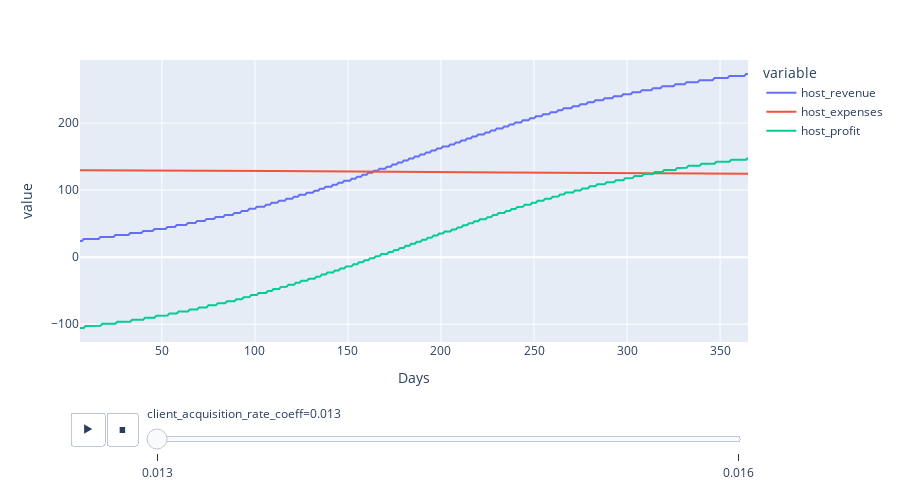

The notebook cell saved with this chart:
### Code cell
fig_df = df.query('avg_client_allocation == 10')

fig = px.line(
    fig_df,
    x='Days',
    y=['host_revenue', 'host_expenses', 'host_profit'],
    height=500,
    animation_frame='client_acquisition_rate_coeff'
)

fig.show()

### Figure 1 — Plotly figure (JSON) as saved in the notebook; plotly's stock layout.template omitted (floating-point values rounded to 4 significant figures; data arrays with more than 128 entries replaced by an {"elided": "..."} marker saying what was removed)
{"data": [{"hovertemplate": "variable=host_revenue<br>client_acquisition_rate_coeff=0.013<br>Days=%{x}<br>value=%{y}<extra></extra>", "legendgroup": "host_revenue", "line": {"color": "#636efa", "dash": "solid"}, "mode": "lines", "name": "host_revenue", "orientation": "v", "showlegend": true, "type": "scatter", "x": {"elided": "360 int values"}, "xaxis": "x", "y": {"elided": "360 int values"}, "yaxis": "y"}, {"hovertemplate": "variable=host_expenses<br>client_acquisition_rate_coeff=0.013<br>Days=%{x}<br>value=%{y}<extra></extra>", "legendgroup": "host_expenses", "line": {"color": "#EF553B", "dash": "solid"}, "mode": "lines", "name": "host_expenses", "orientation": "v", "showlegend": true, "type": "scatter", "x": {"elided": "360 int values"}, "xaxis": "x", "y": {"elided": "360 float values"}, "yaxis": "y"}, {"hovertemplate": "variable=host_profit<br>client_acquisition_rate_coeff=0.013<br>Days=%{x}<br>value=%{y}<extra></extra>", "legendgroup": "host_profit", "line": {"color": "#00cc96", "dash": "solid"}, "mode": "lines", "name": "host_profit", "orientation": "v", "showlegend": true, "type": "scatter", "x": {"elided": "360 int values"}, "xaxis": "x", "y": {"elided": "360 float values"}, "yaxis": "y"}], "layout": {"height": 500, "legend": {"title": {"text": "variable"}, "tracegroupgap": 0}, "margin": {"t": 60}, "sliders": [{"active": 0, "currentvalue": {"prefix": "client_acquisition_rate_coeff="}, "len": 0.9, "pad": {"b": 10, "t": 60}, "steps": [{"args": [["0.013"], {"frame": {"duration": 0, "redraw": false}, "fromcurrent": true, "mode": "immediate", "transition": {"duration": 0, "easing": "linear"}}], "label": "0.013", "method": "animate"}, {"args": [["0.016"], {"frame": {"duration": 0, "redraw": false}, "fromcurrent": true, "mode": "immediate", "transition": {"duration": 0, "easing": "linear"}}], "label": "0.016", "method": "animate"}], "x": 0.1, "xanchor": "left", "y": 0, "yanchor": "top"}], "updatemenus": [{"buttons": [{"args": [null, {"frame": {"duration": 500, "redraw": false}, "fromcurrent": true, "mode": "immediate", "transition": {"duration": 500, "easing": "linear"}}], "label": "&#9654;", "method": "animate"}, {"args": [[null], {"frame": {"duration": 0, "redraw": false}, "fromcurrent": true, "mode": "immediate", "transition": {"duration": 0, "easing": "linear"}}], "label": "&#9724;", "method": "animate"}], "direction": "left", "pad": {"r": 10, "t": 70}, "showactive": false, "type": "buttons", "x": 0.1, "xanchor": "right", "y": 0, "yanchor": "top"}], "xaxis": {"anchor": "y", "domain": [0, 1], "title": {"text": "Days"}}, "yaxis": {"anchor": "x", "domain": [0, 1], "title": {"text": "value"}}}}
